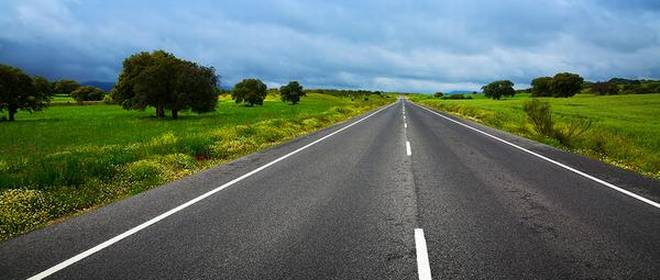
#> input picture visao_computacional/TesteIdentificacaoPistas/a.jpg, 660 x 280 px
$ python -i ImageHandler.py   (imports and definitions only)   (older library calls are emulated)
#> lines starting #> are read from the running program, lines starting #| are printed output that depends on the picture; after the words box and inside, x2 and y2 are one past the last pixel; in counts of white or black regions, pixels touching at a corner belong together
#> further down, picture is the input picture: shape (280, 660, 3); mean B, G, R 103.6, 111.8, 94.9
#-*- coding: utf-8 -*-
# =============================================================
#
#                       -- ROBOCAR --
#
# TIME: CarNotFound
# CARRO: 404
#
# =============================================================
#
# DESCRICAO: CarHandler.py
# Python versao: 2
#
# Classe para manipular as imagens obtidas pela webcam com OpenCV.
#
# =============================================================

import cv2
import numpy as np
import time

class ImageHandler():

	def tratarImagem(self, img):
		LimiarBinarizacao = 125
		AreaContornoLimiteMin = 5000

		#obtencao das dimensoes da imagem
		height = np.size(img,0)
#> height = 280
		width= np.size(img,1)
#> width = 660
		QtdeContornos = 0
		DirecaoASerTomada = 0

		#tratamento da imagem
		gray = cv2.cvtColor(img,cv2.COLOR_BGR2GRAY)
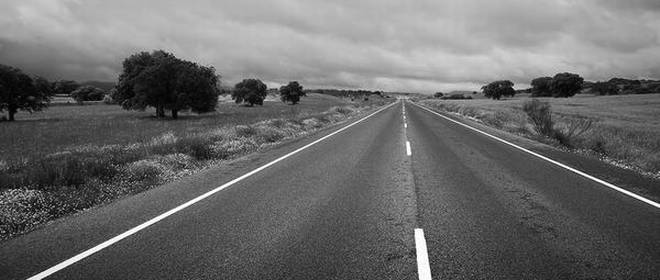
#> gray: shape (280, 660); min 0, max 255, mean 105.8
		gray = cv2.GaussianBlur(gray, (21, 21), 0)
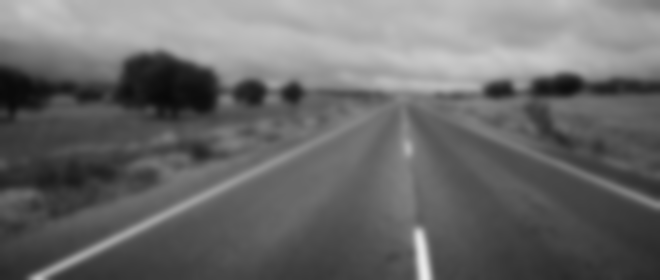
#> gray: shape (280, 660); min 9, max 234, mean 105.8
		FrameBinarizado = cv2.threshold(gray,LimiarBinarizacao,255,cv2.THRESH_BINARY_INV)[1]
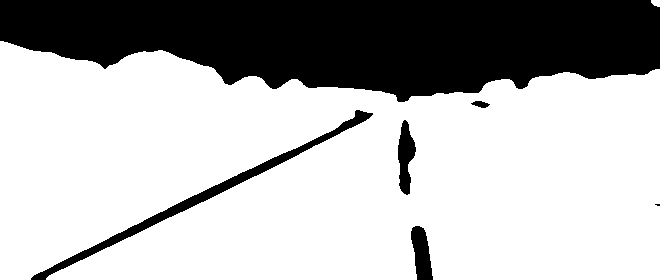
#> FrameBinarizado: shape (280, 660); 70.8% white; 6 black regions (1 under 20 px), largest, box (x1, y1, x2, y2) and area: (0, 0, 660, 102) 49294, (31, 110, 373, 280) 2980, (398, 120, 416, 195) 826, (411, 226, 433, 280) 807, (471, 101, 490, 108) 83
		FrameBinarizado = cv2.dilate(FrameBinarizado,None,iterations=2)
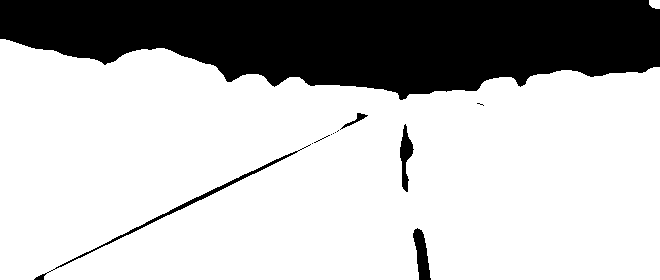
#> FrameBinarizado: shape (280, 660); 73.2% white; 12 black regions (7 under 20 px), largest, box (x1, y1, x2, y2) and area: (0, 0, 660, 100) 47512, (34, 144, 311, 280) 850, (413, 228, 431, 280) 543, (400, 124, 414, 192) 455, (340, 113, 368, 130) 101
		FrameBinarizado = cv2.bitwise_not(FrameBinarizado)
#> FrameBinarizado: shape (280, 660); 26.8% white; 12 white regions (7 under 20 px)

		_, cnts, _ = cv2.findContours(FrameBinarizado.copy(), cv2.RETR_EXTERNAL, cv2.CHAIN_APPROX_SIMPLE)
#> cnts = 12 contours, 7 with area under 20; largest, box (x1, y1, x2, y2) and area: (0, 0, 660, 100) 46793, (34, 144, 311, 280) 572, (413, 228, 431, 280) 484, (400, 124, 414, 192) 386, (340, 113, 368, 130) 70
		cv2.drawContours(img,cnts,-1,(255,0,255),3)
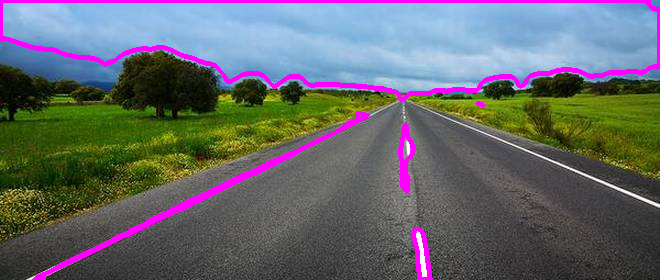
#> img: shape (280, 660, 3); 4.97% of pixels changed, all inside (x1, y1, x2, y2) = (0, 0, 660, 280)

		for c in cnts:
			#se a area do contorno capturado for pequena, nada acontece
			if cv2.contourArea(c) < AreaContornoLimiteMin:
				continue

			QtdeContornos = QtdeContornos + 1
			#obtem coordenadas do contorno (na verdade, de um retangulo que consegue abrangir todo ocontorno) e
			#realca o contorno com um retangulo.
			(x, y, w, h) = cv2.boundingRect(c)   #x e y: coordenadas do vertice superior esquerdo #w e h: respectivamente largura e altura do retangulo
			cv2.rectangle(img, (x, y), (x + w, y + h), (0, 255, 0), 2)

			#determina o ponto central do contorno e desenha um circulo para indicar
			CoordenadaXCentroContorno = (x+x+w)//2
			CoordenadaYCentroContorno = (y+y+h)//2
			PontoCentralContorno = (CoordenadaXCentroContorno,CoordenadaYCentroContorno)
			cv2.circle(img, PontoCentralContorno, 1, (0, 0, 0), 5)

			DirecaoASerTomada = CoordenadaXCentroContorno - (width//2)   #em relacao a linha central
#> this loop made 12 passes
#> c on passes 3, 5, 6, 7, 8: [[312, 143]], [[331, 134]], [[333, 133]], [[335, 132]], [[338, 130], [337, 131]]
#> (QtdeContornos, x, y, w, h, CoordenadaXCentroContorno, CoordenadaYCentroContorno, DirecaoASerTomada) on pass 12: (1, 0, 0, 660, 100, 330, 50, 0)
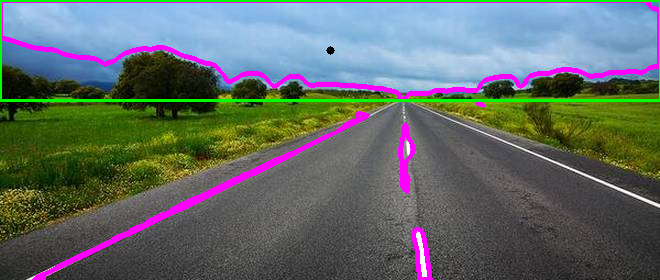
#> img: shape (280, 660, 3); 1.97% of pixels changed, all inside (x1, y1, x2, y2) = (0, 0, 660, 102)
#> after the loop, QtdeContornos = 1

		#output da imagem
		#linha em azul: linha central / referencia
		#linha em verde: linha que mostra distancia entre linha e a referencia
		cv2.line(img,(width//2,0),(width//2,height),(255,0,0),2)
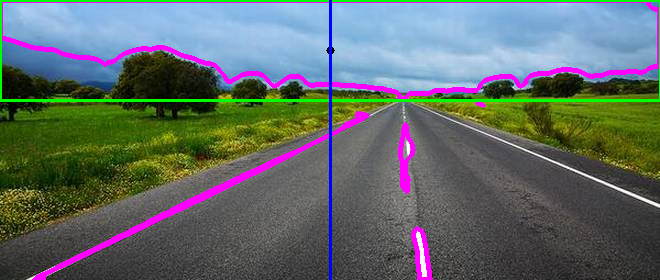
#> img: shape (280, 660, 3); 0.45% of pixels changed, all inside (x1, y1, x2, y2) = (329, 0, 332, 280)

		if (QtdeContornos > 0):
			cv2.line(img,PontoCentralContorno,(width//2,CoordenadaYCentroContorno),(0,255,0),1)
#> img: shape (280, 660, 3); under 0.01% of pixels changed, all inside (x1, y1, x2, y2) = (330, 50, 331, 51)

		cv2.imshow('Analise de rota',img)
		cv2.waitKey(10)

		return DirecaoASerTomada, QtdeContornos

>>> import cv2
>>> picture = cv2.imread('../TesteIdentificacaoPistas/a.jpg')
>>> result = ImageHandler().tratarImagem(picture)
#> result = (0, 1)

$ run again, on visao_computacional/TesteIdentificacaoPistas/b.jpg
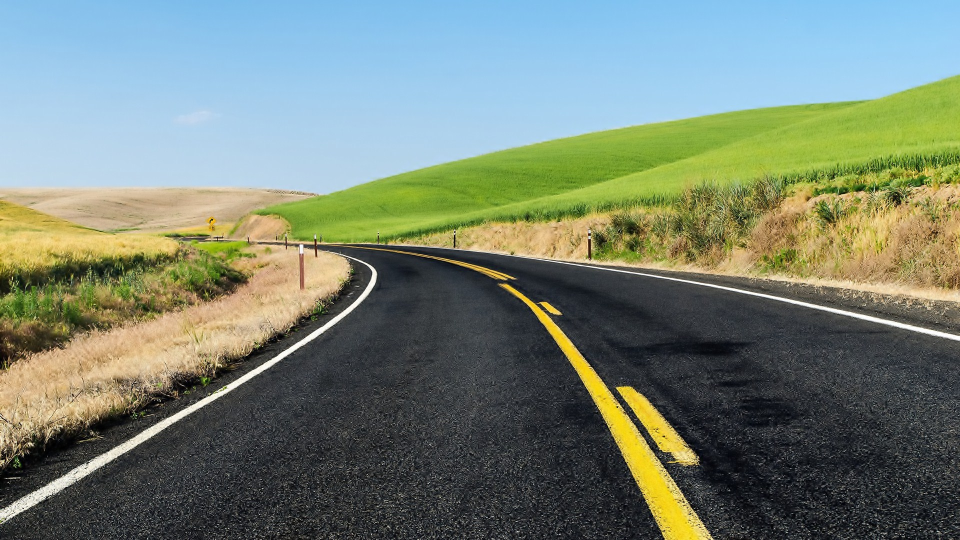
#> input picture visao_computacional/TesteIdentificacaoPistas/b.jpg, 1920 x 1080 px (shown at 1/2 size)
#> picture is the input picture: shape (1080, 1920, 3); mean B, G, R 116.3, 130.7, 118.2
#> height = 1080
#> width = 1920
#> in tratarImagem, `FrameBinarizado = cv2.dilate(FrameBinarizado,None,iterations=2)`:
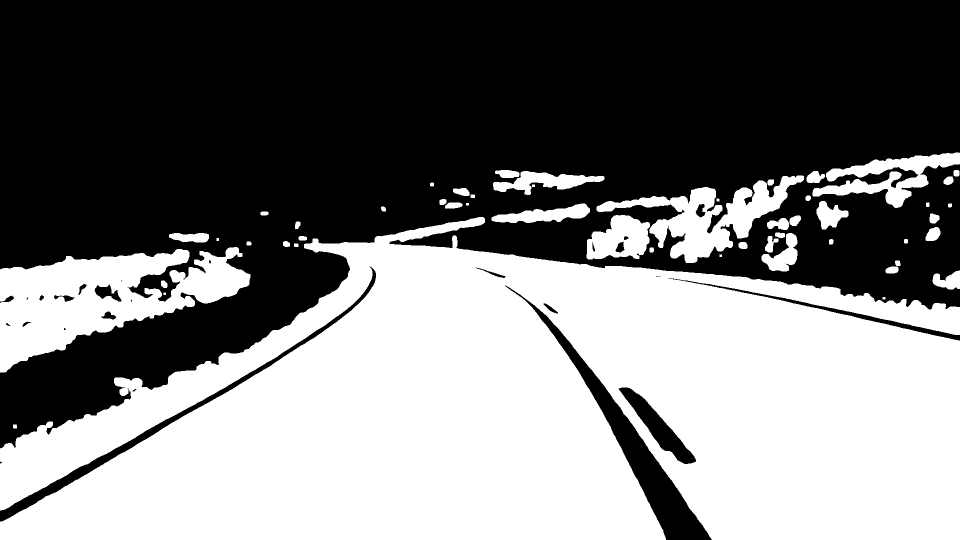
#> FrameBinarizado: shape (1080, 1920) (shown at 1/2 size); 47.4% white; 52 white regions, largest, box (x1, y1, x2, y2) and area: (0, 434, 1920, 1080) 852717, (0, 494, 501, 745) 61444, (1193, 351, 1608, 526) 23831
#> cnts = 24 contours, 10 with area under 20; largest, box (x1, y1, x2, y2) and area: (0, 0, 1920, 897) 1095761, (1010, 571, 1424, 1080) 21852, (0, 532, 752, 1043) 10110, (1237, 775, 1392, 928) 6002, (1337, 556, 1920, 681) 3072
#> the loop in tratarImagem, `for c in cnts:` made 24 passes
#> (x, y, w, h, CoordenadaXCentroContorno, CoordenadaYCentroContorno, DirecaoASerTomada) on passes 3, 14, 22, 24: (1237, 775, 155, 153, 1314, 851, 354), (1010, 571, 414, 509, 1217, 825, 257), (0, 532, 752, 511, 376, 787, -584), (0, 0, 1920, 897, 960, 448, 0)
#> after the loop in tratarImagem, `for c in cnts:`: QtdeContornos = 4
#> in tratarImagem, `cv2.line(img,(width//2,0),(width//2,height),(255,0,0),2)`:
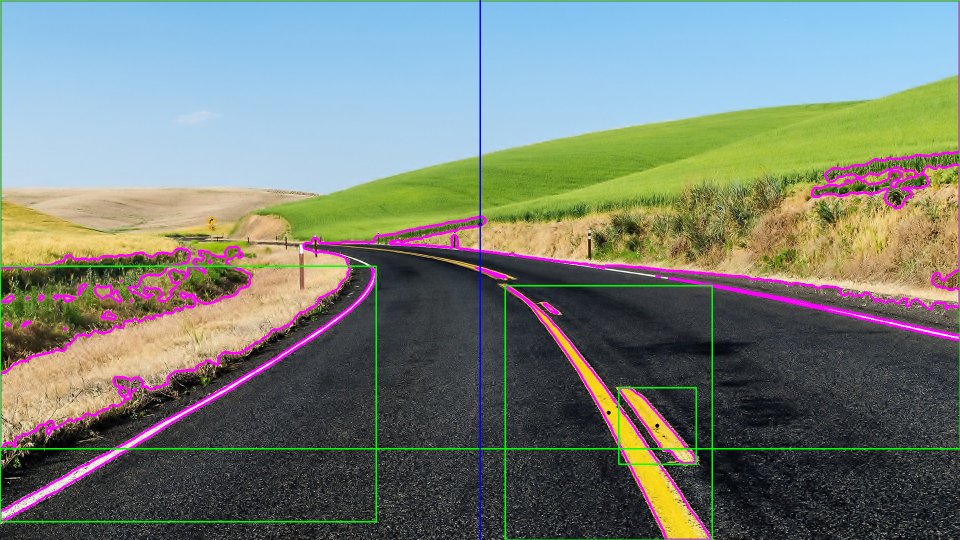
#> img: shape (1080, 1920, 3) (shown at 1/2 size); mean B, G, R 119, 127.7, 119
#> result = (0, 4)

$ run again, on visao_computacional/TesteIdentificacaoPistas/c.jpg
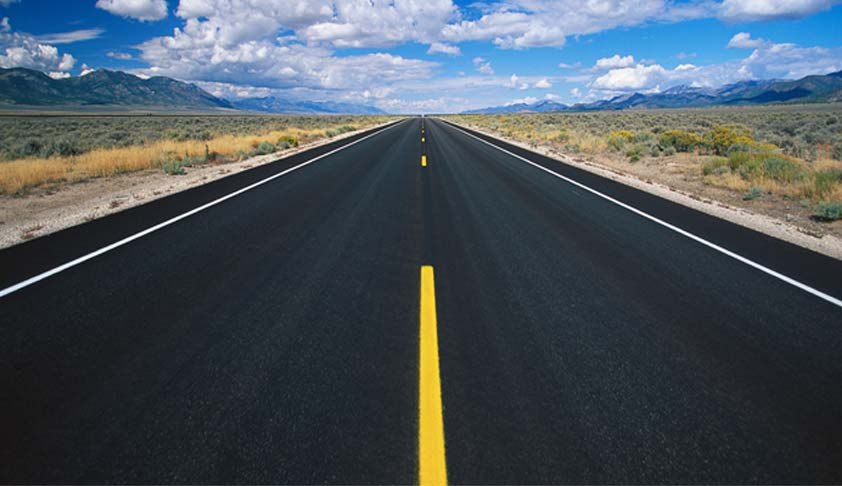
#> input picture visao_computacional/TesteIdentificacaoPistas/c.jpg, 842 x 486 px
#> picture is the input picture: shape (486, 842, 3); mean B, G, R 92.4, 84, 73.5
#> height = 486
#> width = 842
#> in tratarImagem, `FrameBinarizado = cv2.dilate(FrameBinarizado,None,iterations=2)`:
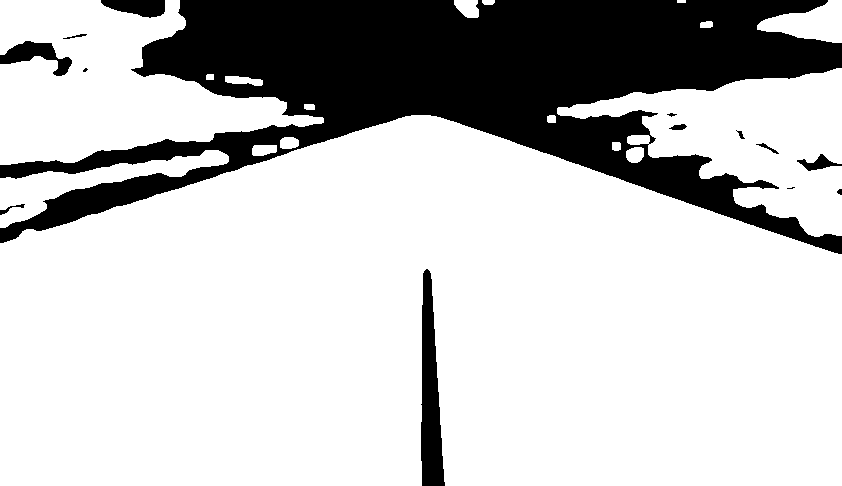
#> FrameBinarizado: shape (486, 842); 76.9% white; 14 black regions (2 under 20 px), largest, box (x1, y1, x2, y2) and area: (0, 0, 842, 254) 88543, (421, 269, 445, 486) 3376, (0, 41, 72, 76) 1067
#> cnts = 14 contours, 6 with area under 20; largest, box (x1, y1, x2, y2) and area: (0, 0, 842, 254) 88190, (421, 269, 445, 486) 3148, (0, 41, 72, 76) 974, (101, 0, 165, 18) 749, (797, 154, 842, 171) 262, (669, 124, 687, 130) 54, (0, 204, 25, 215) 42, (756, 143, 779, 154) 38
#> the loop in tratarImagem, `for c in cnts:` made 14 passes
#> (QtdeContornos, x, y, w, h, CoordenadaXCentroContorno, CoordenadaYCentroContorno, DirecaoASerTomada) on pass 13: (1, 0, 0, 842, 254, 421, 127, 0)
#> after the loop in tratarImagem, `for c in cnts:`: QtdeContornos = 1
#> in tratarImagem, `cv2.line(img,(width//2,0),(width//2,height),(255,0,0),2)`:
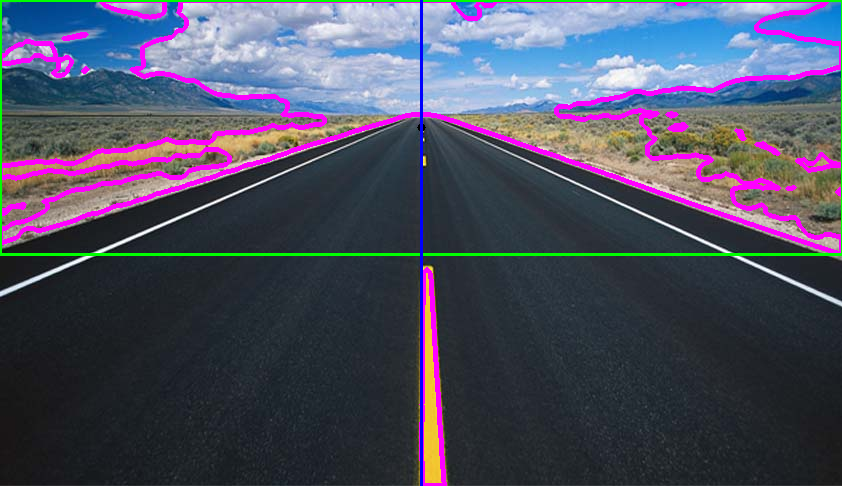
#> img: shape (486, 842, 3); mean B, G, R 96.9, 77.9, 76.5
#> result = (0, 1)

$ run again, on visao_computacional/TesteIdentificacaoPistas/e.jpg
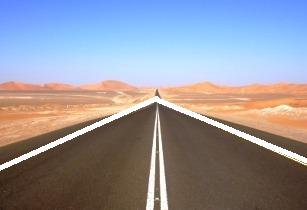
#> input picture visao_computacional/TesteIdentificacaoPistas/e.jpg, 307 x 210 px
#> picture is the input picture: shape (210, 307, 3); mean B, G, R 156.1, 147.1, 148.1
#> height = 210
#> width = 307
#> cnts = 2 contours; box (x1, y1, x2, y2) and area: (0, 0, 307, 168) 38447, (146, 118, 169, 210) 1177
#> the loop in tratarImagem, `for c in cnts:` made 2 passes
#> (QtdeContornos, x, y, w, h, CoordenadaXCentroContorno, CoordenadaYCentroContorno, DirecaoASerTomada) on pass 2: (1, 0, 0, 307, 168, 153, 84, 0)
#> after the loop in tratarImagem, `for c in cnts:`: QtdeContornos = 1
#> in tratarImagem, `cv2.line(img,(width//2,0),(width//2,height),(255,0,0),2)`:
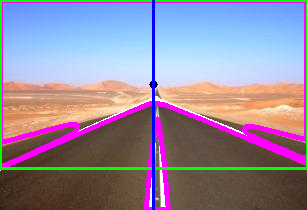
#> img: shape (210, 307, 3); mean B, G, R 156.7, 137.7, 146.7
#> result = (0, 1)
